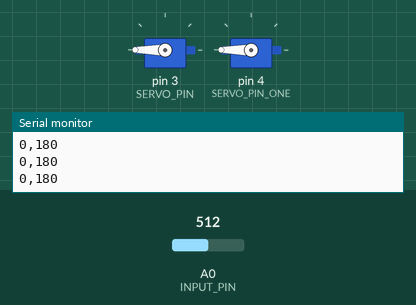
This sketch was run on a simulated Arduino Uno, built with avr-gcc and run on an emulated ATmega328P. On the bench: 2 × servo, the last lines printed to the serial monitor. Inputs (shaded band) come from the test bench; at power-on: A0 (INPUT_PIN) = 512.

Above: at 1.2 s.
1.3 s: A0 (INPUT_PIN) set to 716
At 3.67 s:
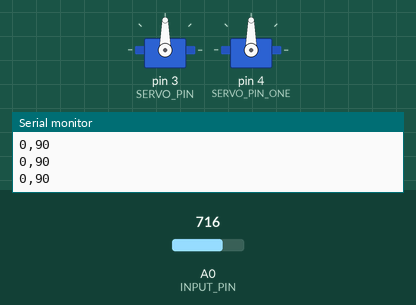
4.3 s: A0 (INPUT_PIN) set to 900
At 6.0 s:
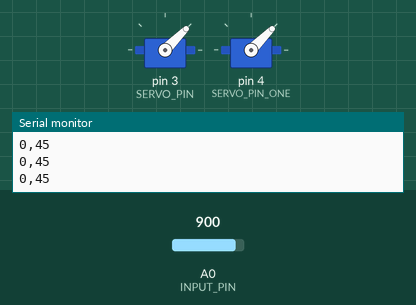
6.4 s: A0 (INPUT_PIN) set to 511
At 8.8 s:
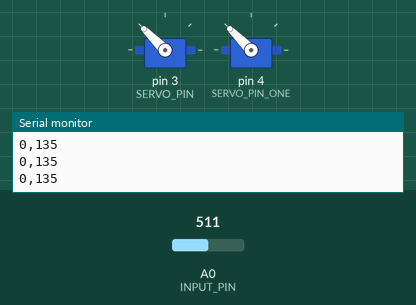
9.3 s: A0 (INPUT_PIN) set to 306
Timing chart, 0 to 14.2 s (numbered marks = the images above; inputs shaded):
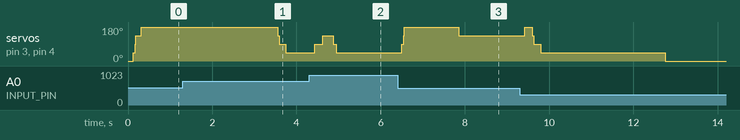

Measured:
- after the input at 4.3 s, servo on pin 3 (SERVO_PIN), servo on pin 4 (SERVO_PIN_ONE): 45° → 90° after 0.14 s, → 135° 0.19 s later, → 90° 0.25 s later, → 45° 0.06 s later
- after the input at 6.4 s, servo on pin 3 (SERVO_PIN), servo on pin 4 (SERVO_PIN_ONE): 45° → 180° after 0.10 s, → 135° 1.4 s later

The sketch:

human_arm_control_by_EMG_Sensor.ino
```cpp
#include <Servo.h>


#define SAMPLE_RATE 500
#define BAUD_RATE 115200
#define INPUT_PIN A0
#define BUFFER_SIZE 128
#define SERVO_PIN 3
#define SERVO_PIN_ONE 4
#define EMG_MIN 2
#define EMG_MAX 10

int circular_buffer[BUFFER_SIZE];
int data_index, sum;

Servo servo;
Servo servo_one;

void setup() {
	// Serial connection begin
	Serial.begin(BAUD_RATE);
  pinMode(INPUT_PIN, INPUT);
  // Attach servo
  servo.attach(SERVO_PIN);
  servo_one.attach(SERVO_PIN_ONE);
}

void loop() {
	// Calculate elapsed time
	static unsigned long past = 0;
	unsigned long present = micros();
	unsigned long interval = present - past;
	past = present;

	// Run timer
	static long timer = 0;
	timer -= interval;

	// Sample and get envelop
	if(timer < 0) {
		timer += 1000000 / SAMPLE_RATE;
		int sensor_value = analogRead(INPUT_PIN);
		int signal = EMGFilter(sensor_value);
		int envelop = getEnvelop(abs(signal));
    int servo_position = map(envelop, EMG_MIN, EMG_MAX, 0, 180);
    servo.write(servo_position);
    servo_one.write(servo_position);
		Serial.print(signal);
		Serial.print(",");
		Serial.println(servo_position);
	}
}

// Envelop detection algorithm
int getEnvelop(int abs_emg){
	sum -= circular_buffer[data_index];
	sum += abs_emg;
	circular_buffer[data_index] = abs_emg;
	data_index = (data_index + 1) % BUFFER_SIZE;
	return (sum/BUFFER_SIZE) * 2;
}

// Band-Pass Butterworth IIR digital filter, generated using filter_gen.py.
// Sampling rate: 500.0 Hz, frequency: [74.5, 149.5] Hz.
// Filter is order 4, implemented as second-order sections (biquads).
// Reference:
// https://docs.scipy.org/doc/scipy/reference/generated/scipy.signal.butter.html
// https://courses.ideate.cmu.edu/16-223/f2020/Arduino/FilterDemos/filter_gen.py
float EMGFilter(float input)
{
  float output = input;
  {
    static float z1, z2; // filter section state
    float x = output - 0.05159732*z1 - 0.36347401*z2;
    output = 0.01856301*x + 0.03712602*z1 + 0.01856301*z2;
    z2 = z1;
    z1 = x;
  }
  {
    static float z1, z2; // filter section state
    float x = output - -0.53945795*z1 - 0.39764934*z2;
    output = 1.00000000*x + -2.00000000*z1 + 1.00000000*z2;
    z2 = z1;
    z1 = x;
  }
  {
    static float z1, z2; // filter section state
    float x = output - 0.47319594*z1 - 0.70744137*z2;
    output = 1.00000000*x + 2.00000000*z1 + 1.00000000*z2;
    z2 = z1;
    z1 = x;
  }
  {
    static float z1, z2; // filter section state
    float x = output - -1.00211112*z1 - 0.74520226*z2;
    output = 1.00000000*x + -2.00000000*z1 + 1.00000000*z2;
    z2 = z1;
    z1 = x;
  }
  return output;
}
```
